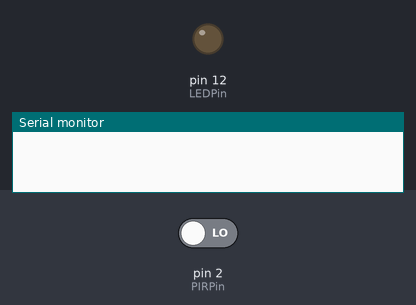
A sketch run on a simulated Arduino Uno, built with avr-gcc and run on an emulated ATmega328P. On the bench: output pins drawn as LEDs (lit = HIGH), the last lines printed to the serial monitor. The inputs (shaded band) are chosen by the test bench; at power-on: pin 2 (PIRPin) LOW.

Above: at 1.2 s.
1.3 s: pin 2 (PIRPin) driven HIGH
At 1.7 s:
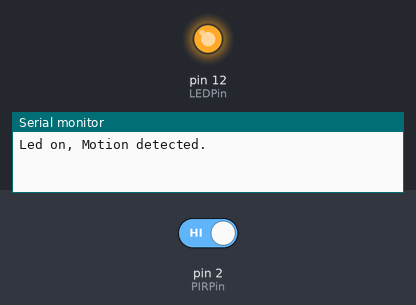
Timing chart, 0 to 4.3 s (numbered marks = the images above; inputs shaded):
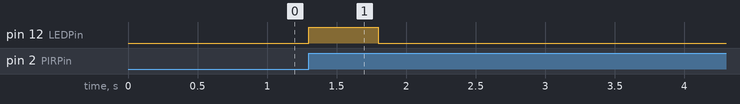

Measured:
- after the input at 1.3 s, pin 12 (LEDPin): LOW → HIGH at once, → LOW 0.50 s later

The sketch:

M1_T2P.ino
```cpp
const int PIRPin = 2;
const int LEDPin = 12;
volatile bool motionDetected = false;

void motionISR() {
  motionDetected = true;
}

void setup() {
  Serial.begin(9600);
  pinMode(PIRPin, INPUT);
  pinMode(LEDPin, OUTPUT);
  attachInterrupt(digitalPinToInterrupt(PIRPin), motionISR, RISING);
}

void loop() {
  if (motionDetected) {
    digitalWrite(LEDPin, HIGH);
    Serial.println("Led on, Motion detected.");
    delay(500);
    digitalWrite(LEDPin, LOW);
    Serial.println("Led off, No Motion");
    motionDetected = false;
  }
}
```
